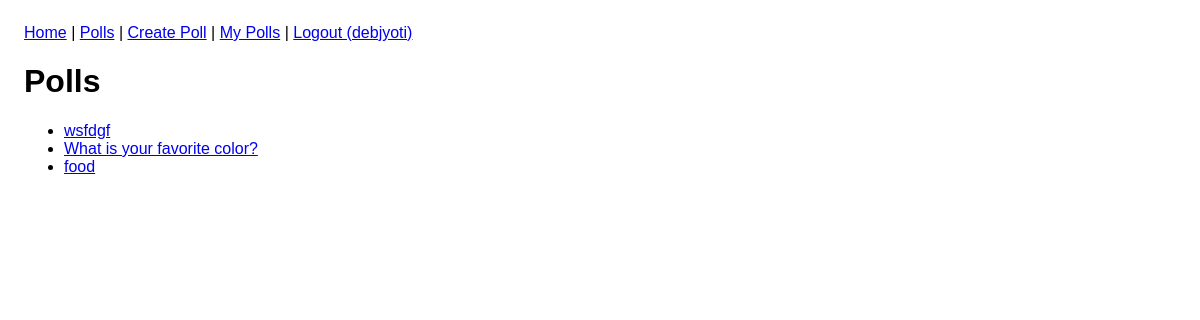
Before: /polls/ (signed in) with the older database file.
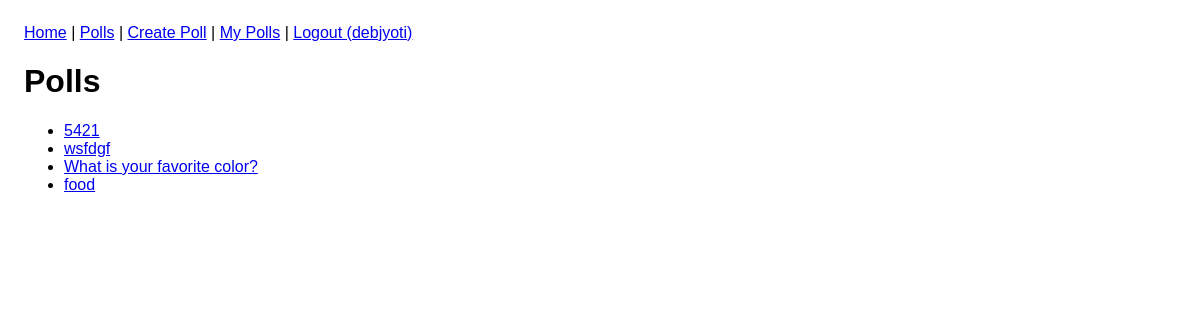
After: the same page with the newer database file.
### polls/models.py (models this page shows, shortened)
class Poll(models.Model):
    question = models.CharField(max_length=255)
    is_public = models.BooleanField(default=True)
    created_at = models.DateTimeField(auto_now_add=True)
    owner = models.ForeignKey(User, on_delete=models.CASCADE, related_name='polls', null=True, blank=True)
    slug = models.SlugField(unique=True, blank=True)
    private_code = models.UUIDField(default=uuid.uuid4, unique=True)

### polls/views.py (the view)
# urls.py: path('polls/', views.poll_list, name='poll_list'),
def poll_list(request):
    polls = Poll.objects.select_related('owner').prefetch_related('choices').filter(is_public=True).order_by('-created_at')
    return render(request, 'polls/poll_list.html', {'polls': polls})

### frontend/templates/polls/poll_list.html
{% extends 'base.html' %}
{% block content %}
<h1>Polls</h1>
<ul>
  {% for p in polls %}
    <li><a href="{% url 'poll_detail' p.slug %}">{{ p.question }}</a></li>
  {% empty %}
    <li>No polls yet.</li>
  {% endfor %}
</ul>
{% endblock %}

Changed rows visible on the page:
added Poll: question "5421"
